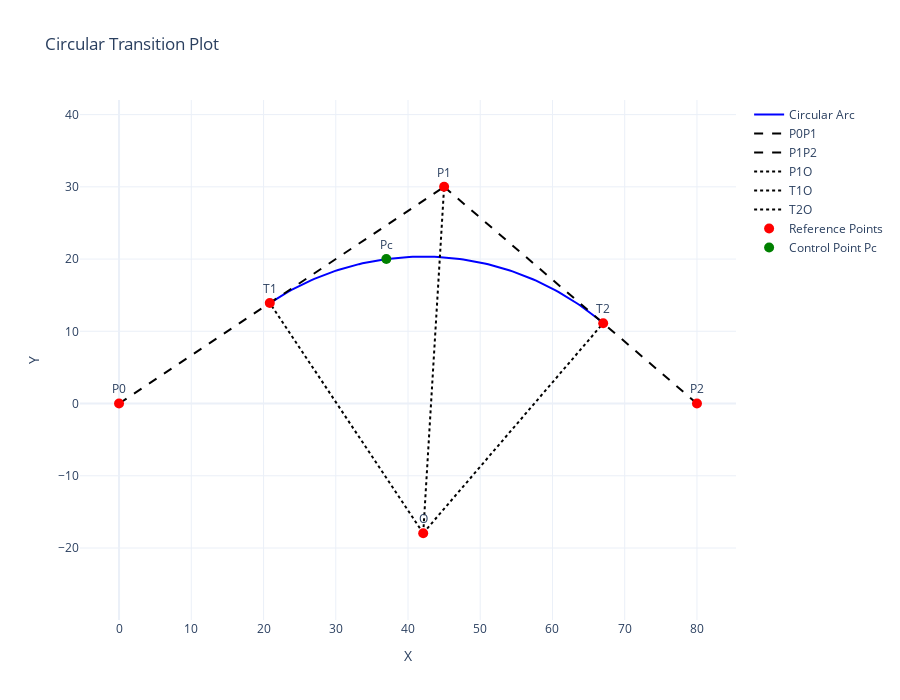

Notebook code cell kept with this figure:
### Markdown cell above
---
### Considerations on Tangent Points Position
It is important to note that if the computed tangent length (T) is greater than the length of segments P₀P₁ or P₁P₂, the tangent points T₁ and T₂ will fall outside these segments.

This is particularly relevant in **3D modeling software**, where road alignments are often defined using **base polylines**. If a polyline segment is not long enough to accommodate a circular transition, the resulting geometry may become **inconsistent**, leading to undesired distortions or incorrect alignments in the model.

---
## 1.2 Constraining the circular transition

In this section, we define the approach to determine the unique radius $R^*$ of a circular transition under specific geometric constraints. Instead of assigning $R^*$ arbitrarily, we derive it from fundamental geometric properties to ensure a systematic and precise design.

We focus on two key cases:

1. **Circle Passing Through a Specific Point $P_c$**  
   The goal is to determine $R^*$ so that the circular transition passes through a given control point $P_c$. This is particularly useful in road alignment design, where specific waypoints must be respected.

2. **Circle Tangent to a Constraining Tangent Segment (CTS)**  
   The CTS acts as a boundary for the circular transition, limiting how far the curve extends. The goal is to compute $R^*$ so that the circle remains tangent to this segment, ensuring a controlled and precise transition.

Next, we will derive the mathematical expressions needed to compute $R^*$ for each case, forming the basis for computational algorithms that automate radius determination.

## 1.2.1 Circle Passing Through a Specific Point

To determine the unique radius $R^*$ such that the circular transition passes through a predefined point $P_c$, we consider the following properties:

- The center $O$ of the circular transition must lie along the **bisector** of the angle formed by the two road segments.
- The distance between $O$ and $P_c$ must be exactly $R^*$.

### **Mathematical Formulation**

As previously defined, $P_1$ represents the intersection of the two road segments and $\alpha$ is the angle at $P_1$ between segments $P_0P_1$ and $P_1P_2$. To solve for $R^*$, we introduce the following characteristic angles of the triangle $P_c P_1 O$, as illustrated in the corresponding diagram:

- $\omega$: The angle between vectors $P_1P_c$ and $P_1O$.
- $\varphi$: The angle at $P_c$ in the triangle $O P_c P_1$, which must always be greater than 90 degrees.
- $\gamma$: Computed as $\gamma = \pi -\varphi - \omega$.

From the geometric analysis, we obtain the following equations:

$$
\sin(\varphi) = \frac{\sin(\theta)}{\sin(\alpha /2)}
$$

From which we derive the radius $R^*$:

$$
R^* = \frac{\|P_c - P_1\| \cdot \sin(\theta)}{\sin(\gamma)}
$$

Since $\varphi$ must always be greater than 90 degrees, particular care must be taken when applying $\arcsin(\varphi)$ in computations to ensure the correct quadrant is considered.

These equations are implemented in the method `CircularTransition.FixPoint` within the `functions.py` module, specifically developed to automate this calculation and ensure consistency in circular transition design.

![Fig2.png](attachment:d390a32f-863c-40a3-a465-5718be3f23d7.png)

**Figure 2***: Geometric representation of the transition constraints in a Point.*

---

### Code cell
# Define problem data
P0 = [0, 0]
P1 = [45, 30]
P2 = [80, 0]
Pc = [37, 20]  # User-defined control point

# Create the transition using FixPoint
transition = CircularTransition.FixPoint(P0, P1, P2, Pc)

# Visualize the result including the control point Pc
transition.Plot(Pc=Pc)

### Figure 1 — Plotly figure (JSON) as saved in the notebook; plotly's stock layout.template omitted (floating-point values rounded to 4 significant figures)
{"data": [{"line": {"color": "blue", "width": 2}, "mode": "lines", "name": "Circular Arc", "type": "scatter", "x": [20.87, 21.29, 21.71, 22.14, 22.56, 23.0, 23.43, 23.87, 24.32, 24.76, 25.21, 25.66, 26.12, 26.57, 27.03, 27.49, 27.96, 28.43, 28.9, 29.37, 29.84, 30.32, 30.8, 31.28, 31.76, 32.24, 32.73, 33.21, 33.7, 34.19, 34.68, 35.18, 35.67, 36.16, 36.66, 37.16, 37.65, 38.15, 38.65, 39.15, 39.65, 40.15, 40.65, 41.15, 41.66, 42.16, 42.66, 43.16, 43.66, 44.16, 44.66, 45.16, 45.66, 46.16, 46.66, 47.16, 47.65, 48.15, 48.64, 49.14, 49.63, 50.12, 50.61, 51.1, 51.59, 52.07, 52.55, 53.04, 53.51, 53.99, 54.47, 54.94, 55.41, 55.88, 56.35, 56.81, 57.27, 57.73, 58.19, 58.64, 59.09, 59.54, 59.99, 60.43, 60.87, 61.3, 61.74, 62.16, 62.59, 63.01, 63.43, 63.84, 64.26, 64.66, 65.07, 65.46, 65.86, 66.25, 66.64, 67.02], "y": [13.91, 14.19, 14.46, 14.72, 14.98, 15.23, 15.48, 15.72, 15.96, 16.19, 16.41, 16.63, 16.84, 17.05, 17.25, 17.44, 17.63, 17.81, 17.99, 18.16, 18.32, 18.48, 18.63, 18.78, 18.92, 19.05, 19.18, 19.3, 19.41, 19.52, 19.62, 19.71, 19.8, 19.88, 19.95, 20.02, 20.08, 20.14, 20.19, 20.23, 20.26, 20.29, 20.31, 20.33, 20.34, 20.34, 20.34, 20.33, 20.31, 20.29, 20.26, 20.22, 20.18, 20.13, 20.07, 20.01, 19.94, 19.86, 19.78, 19.69, 19.6, 19.49, 19.39, 19.27, 19.15, 19.02, 18.89, 18.75, 18.6, 18.45, 18.29, 18.13, 17.95, 17.78, 17.59, 17.4, 17.21, 17.01, 16.8, 16.59, 16.37, 16.14, 15.91, 15.67, 15.43, 15.18, 14.93, 14.67, 14.4, 14.13, 13.85, 13.57, 13.28, 12.99, 12.69, 12.39, 12.08, 11.77, 11.45, 11.12]}, {"line": {"color": "black", "dash": "dash", "width": 2}, "mode": "lines", "name": "P0P1", "type": "scatter", "x": [0, 45], "y": [0, 30]}, {"line": {"color": "black", "dash": "dash", "width": 2}, "mode": "lines", "name": "P1P2", "type": "scatter", "x": [45, 80], "y": [30, 0]}, {"line": {"color": "black", "dash": "dot", "width": 2}, "mode": "lines", "name": "P1O", "type": "scatter", "x": [42.1, 45], "y": [-17.94, 30]}, {"line": {"color": "black", "dash": "dot", "width": 2}, "mode": "lines", "name": "T1O", "type": "scatter", "x": [42.1, 20.87], "y": [-17.94, 13.91]}, {"line": {"color": "black", "dash": "dot", "width": 2}, "mode": "lines", "name": "T2O", "type": "scatter", "x": [42.1, 67.02], "y": [-17.94, 11.12]}, {"marker": {"color": "red", "size": 10}, "mode": "markers+text", "name": "Reference Points", "text": ["P0", "P1", "P2", "O", "T1", "T2"], "textposition": "top center", "type": "scatter", "x": [0, 45, 80, 42.1, 20.87, 67.02], "y": [0, 30, 0, -17.94, 13.91, 11.12]}, {"marker": {"color": "green", "size": 10}, "mode": "markers+text", "name": "Control Point Pc", "text": ["Pc"], "textposition": "top center", "type": "scatter", "x": [37], "y": [20]}], "layout": {"height": 700, "title": {"text": "Circular Transition Plot"}, "width": 900, "xaxis": {"autorange": true, "domain": [0, 1], "range": [-5.407, 85.41], "scaleanchor": "y", "scaleratio": 1, "title": {"text": "X"}, "type": "linear"}, "yaxis": {"autorange": true, "domain": [0, 1], "range": [-30.02, 42.08], "scaleanchor": "x", "scaleratio": 1, "title": {"text": "Y"}, "type": "linear"}}}
